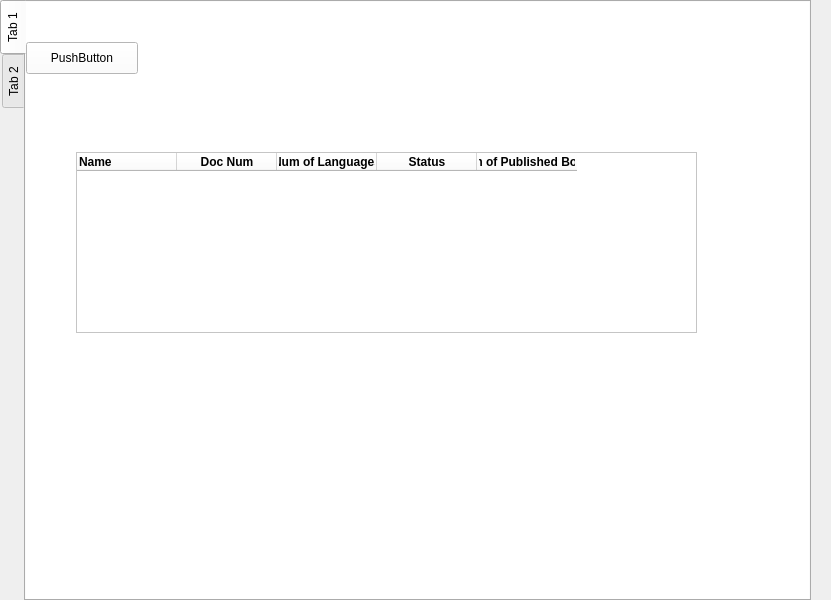
<?xml version="1.0" encoding="UTF-8"?>
<ui version="4.0">
 <class>MainWindow</class>
 <widget class="QMainWindow" name="MainWindow">
  <property name="geometry">
   <rect>
    <x>0</x>
    <y>0</y>
    <width>831</width>
    <height>600</height>
   </rect>
  </property>
  <property name="windowTitle">
   <string>MainWindow</string>
  </property>
  <widget class="QWidget" name="centralwidget">
   <widget class="QTabWidget" name="tabWidget">
    <property name="geometry">
     <rect>
      <x>0</x>
      <y>0</y>
      <width>811</width>
      <height>601</height>
     </rect>
    </property>
    <property name="tabPosition">
     <enum>QTabWidget::West</enum>
    </property>
    <property name="currentIndex">
     <number>0</number>
    </property>
    <property name="color" stdset="0">
     <string>red</string>
    </property>
    <widget class="QWidget" name="tab">
     <property name="autoFillBackground">
      <bool>false</bool>
     </property>
     <property name="styleSheet">
      <string notr="true">background-color: white;</string>
     </property>
     <attribute name="title">
      <string>Tab 1</string>
     </attribute>
     <widget class="QTableWidget" name="tableWidget">
      <property name="geometry">
       <rect>
        <x>50</x>
        <y>150</y>
        <width>621</width>
        <height>181</height>
       </rect>
      </property>
      <property name="sizePolicy">
       <sizepolicy hsizetype="Expanding" vsizetype="Expanding">
        <horstretch>0</horstretch>
        <verstretch>0</verstretch>
       </sizepolicy>
      </property>
      <column>
       <property name="text">
        <string>Name</string>
       </property>
       <property name="font">
        <font>
         <weight>75</weight>
         <bold>true</bold>
        </font>
       </property>
       <property name="textAlignment">
        <set>AlignLeading|AlignVCenter</set>
       </property>
      </column>
      <column>
       <property name="text">
        <string>Doc Num</string>
       </property>
       <property name="font">
        <font>
         <weight>75</weight>
         <bold>true</bold>
        </font>
       </property>
      </column>
      <column>
       <property name="text">
        <string>Num of Languages</string>
       </property>
       <property name="font">
        <font>
         <weight>75</weight>
         <bold>true</bold>
        </font>
       </property>
      </column>
      <column>
       <property name="text">
        <string>Status</string>
       </property>
       <property name="font">
        <font>
         <weight>75</weight>
         <bold>true</bold>
        </font>
       </property>
      </column>
      <column>
       <property name="text">
        <string>Num of Published Books</string>
       </property>
       <property name="font">
        <font>
         <weight>75</weight>
         <bold>true</bold>
        </font>
       </property>
      </column>
     </widget>
     <widget class="QPushButton" name="pushButton">
      <property name="geometry">
       <rect>
        <x>0</x>
        <y>40</y>
        <width>112</width>
        <height>32</height>
       </rect>
      </property>
      <property name="text">
       <string>PushButton</string>
      </property>
     </widget>
    </widget>
    <widget class="QWidget" name="tab_2">
     <attribute name="title">
      <string>Tab 2</string>
     </attribute>
    </widget>
   </widget>
  </widget>
 </widget>
 <resources/>
 <connections/>
</ui>
